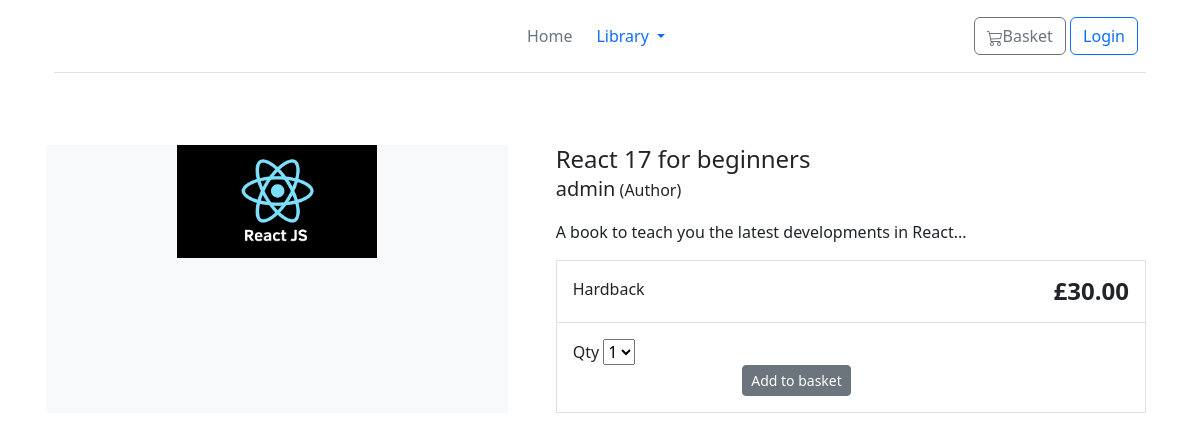
The app's page /store/product/react-17-for-beginners, older data.
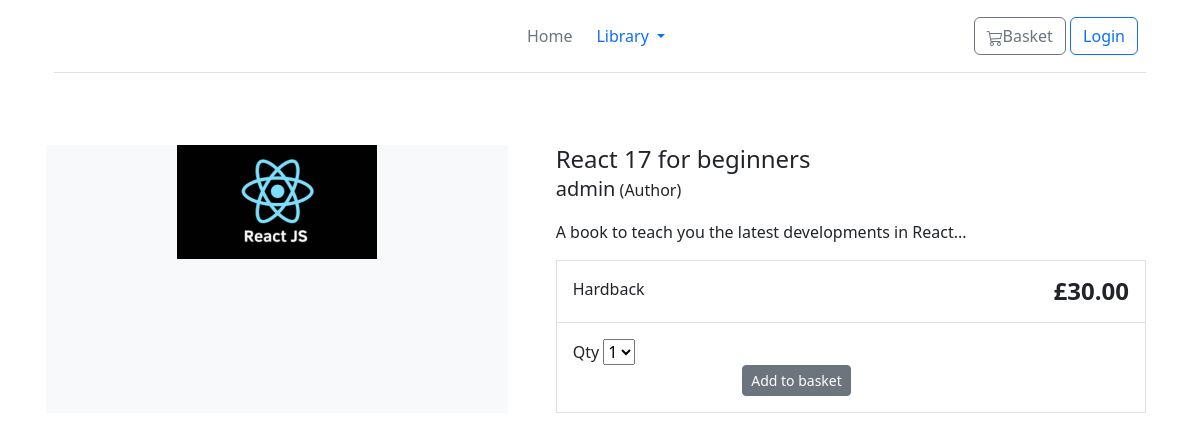
The same page, newer data.
### store/models.py (models this page shows, shortened)
class Products(models.Model):
    category = models.ForeignKey(Category, related_name='product', on_delete=models.CASCADE)
    created_by = models.ForeignKey(User, on_delete=models.CASCADE, related_name='product_creator' )
    title = models.CharField(max_length=255)
    author = models.CharField(max_length=255,  default='admin')
    description = models.TextField(blank=True)
    image = models.ImageField(upload_to='images/', default='images/default')
    slug = models.SlugField(max_length=255)
    price = models.DecimalField(max_digits=4, decimal_places=2)
    in_stock = models.BooleanField(default=True)
    is_active = models.BooleanField(default=True)
    created = models.DateTimeField(auto_now_add=True)
    updated = models.DateTimeField(auto_now=True)
    objects = models.Manager()
    products = ProductManager()
    class Meta:
        verbose_name_plural = 'Products'
        ordering = ('-created',)

### store/views.py (the view)
# urls.py: path('store/product/<slug:slug>', views.product_details, name="product_detail"),
def product_details(request, slug):
    product= get_object_or_404(Products, slug =slug, in_stock = True)
    return render(request, 'store/product/productdetail.html', {"product": product})

### basket/context_processors.py (called while the page is built)
def basket(request):
    return{'basket': Basket(request)}

### store/context_processors.py (called while the page is built)
def categories(request):
    return {
        "categories": Category.objects.all()
    }

### store/models.py (called while the page is built)
    def get_absolute_url(self):
        return reverse('store:categories', args=[self.slug])

### store/templates/store/product/productdetail.html (shortened to what this page needs)
{% extends 'store/base.html' %}
{% load static %}
{% block content %}
<div class="container">
    <main class="pt-5">
        <div class="row g-3">
            <div class="col-md-5 col-lg-5 order-md-first bg-light">
                <img class="img-fluid mx-auto d-block" width="200px" alt="Responsive image" src="{{ product.image.url }}">
            </div>
            <div class="col-md-7 col-lg-7 ps-md-3 ps-lg-5">
                <h1 class="mb-0 h4">{{ product.title }}</h1>
                <p><span class="lead">{{ product.author }}</span> (Author)</p>
                <p>{{ product.description|slice:":355" }}...</p>
                <div class="border">
                    <div class="col border-bottom">
                        <div class="row p-3">
                            <div class="col-6">Hardback</div>
                            <div class="col-6 text-end"><span class="h4 fw-bold">£{{ product.price }}</span></div>
                        </div>
                    </div>
                    <div class="col">
                        <div class="row p-3">
                            <div class="col-6">
                                <label for="select">Qty</label>
                                <select id="select">
                                    <option value="">1</option>
                                </select>
                            </div>
                            <a href = "{% url 'basket:basket_add' %}"><div class="col-6 text-end"><button type="button"
                               id="add-button" value="{{product.id}}" class="btn btn-secondary btn-sm">Add to
                                    basket</button></div></a>
                        </div>
                    </div>
                </div>
            </div>
        </div>
    </main>
</div>
{% endblock %}

Row changes from the older to the newer data that the page shows:
changed Products "React 17 for beginners": image: a different picture
